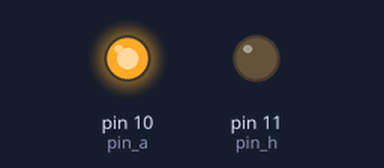
This sketch was run on a simulated Arduino Uno, built with avr-gcc and run on an emulated ATmega328P. On the bench: output pins drawn as LEDs (lit = HIGH).

Above: at 0.1 s.
Timing chart, 0 to 1.6 s (numbered marks = the images above):
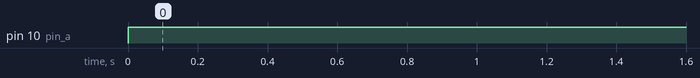

The sketch:

TP1C-Punto1A.ino
```cpp
//Universidad Tecnologica Nacional - Facultad Regional Tucuman
//Departamento de Ingenieria Electronica - Sistemas de Control Biomedico
//by Fernandez Francisco Alberto

 //Programa que gira un motor en sentido antihorario

const int pin_h=11;  //pin 11 para girar al motor en sentido horario
const int pin_a=10;  //pin 10 para girar al motor en sentido antihorario

void setup() {
    pinMode(pin_h,OUTPUT);
    pinMode(pin_a,OUTPUT);
}

void loop() {
    digitalWrite(pin_a,HIGH);
    digitalWrite(pin_h,LOW);
}
```

Measured:
- by itself, pin 10 (pin_a): LOW → HIGH at 0.00 s
